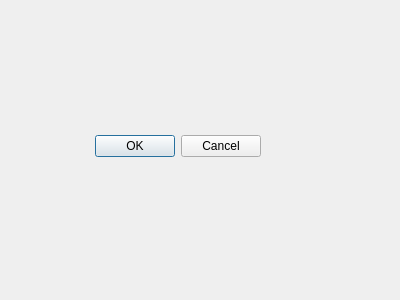
<?xml version="1.0" encoding="UTF-8"?>
<ui version="4.0">
 <class>Dialog</class>
 <widget class="QDialog" name="Dialog">
  <property name="geometry">
   <rect>
    <x>0</x>
    <y>0</y>
    <width>400</width>
    <height>300</height>
   </rect>
  </property>
  <property name="windowTitle">
   <string>Dialog</string>
  </property>
  <widget class="QDialogButtonBox" name="capture">
   <property name="geometry">
    <rect>
     <x>-80</x>
     <y>130</y>
     <width>341</width>
     <height>32</height>
    </rect>
   </property>
   <property name="orientation">
    <enum>Qt::Horizontal</enum>
   </property>
   <property name="standardButtons">
    <set>QDialogButtonBox::Cancel|QDialogButtonBox::Ok</set>
   </property>
  </widget>
 </widget>
 <resources/>
 <connections>
  <connection>
   <sender>capture</sender>
   <signal>accepted()</signal>
   <receiver>Dialog</receiver>
   <slot>accept()</slot>
   <hints>
    <hint type="sourcelabel">
     <x>248</x>
     <y>254</y>
    </hint>
    <hint type="destinationlabel">
     <x>157</x>
     <y>274</y>
    </hint>
   </hints>
  </connection>
  <connection>
   <sender>capture</sender>
   <signal>rejected()</signal>
   <receiver>Dialog</receiver>
   <slot>reject()</slot>
   <hints>
    <hint type="sourcelabel">
     <x>316</x>
     <y>260</y>
    </hint>
    <hint type="destinationlabel">
     <x>286</x>
     <y>274</y>
    </hint>
   </hints>
  </connection>
 </connections>
</ui>
